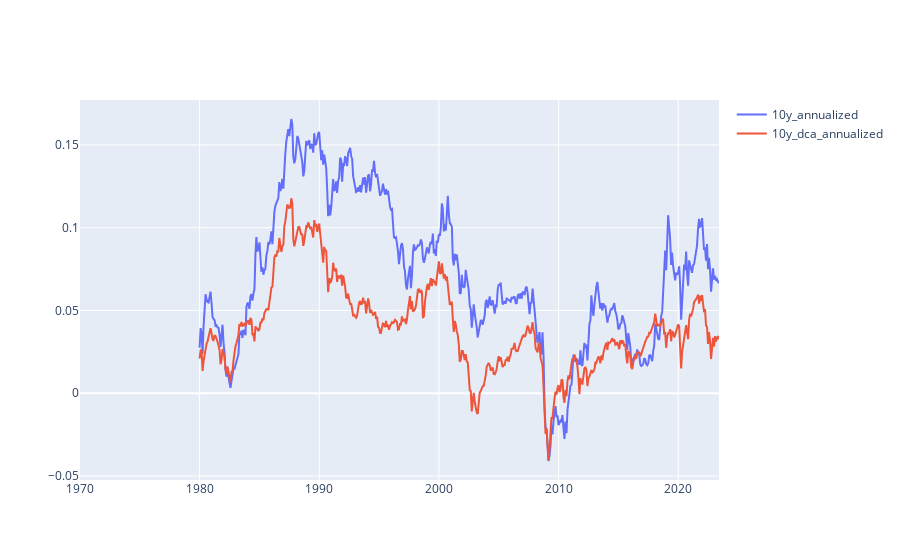

The cell this chart's notebook holds for it:
### Code cell
go.Figure(
    [
        go.Scatter(
            x=df['date'],
            y=df[column],
            name=column,
            mode='lines'
            )
        for column in ['10y_annualized', '10y_dca_annualized']
    ]
)

### Figure 1 — Plotly figure (JSON) as saved in the notebook; plotly's stock layout.template omitted (floating-point values rounded to 4 significant figures; data arrays with more than 128 entries replaced by an {"elided": "..."} marker saying what was removed)
{"data": [{"mode": "lines", "name": "10y_annualized", "type": "scatter", "x": {"elided": "642 str values"}, "y": {"elided": "642 float values"}}, {"mode": "lines", "name": "10y_dca_annualized", "type": "scatter", "x": {"elided": "642 str values"}, "y": {"elided": "642 float values"}}], "layout": {}}
